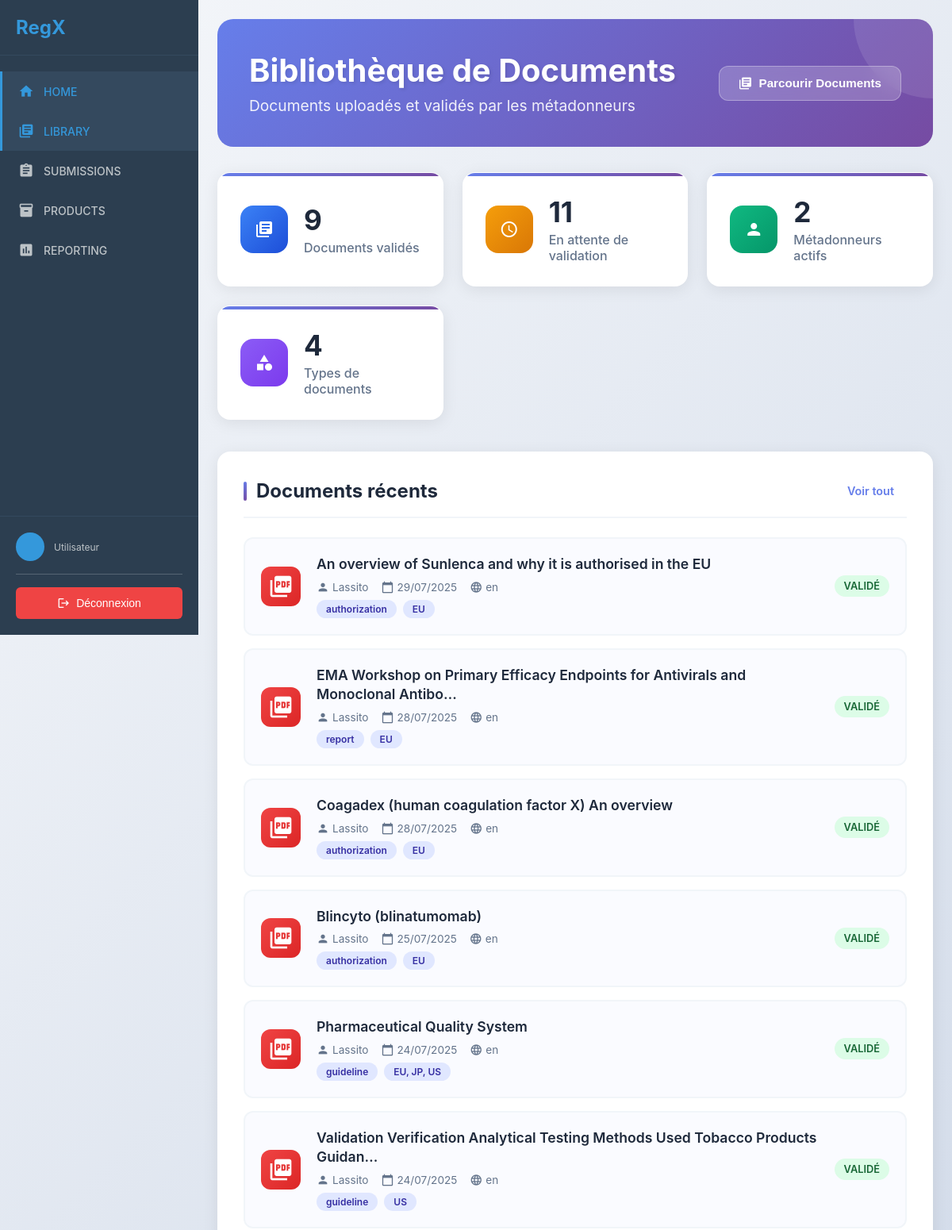
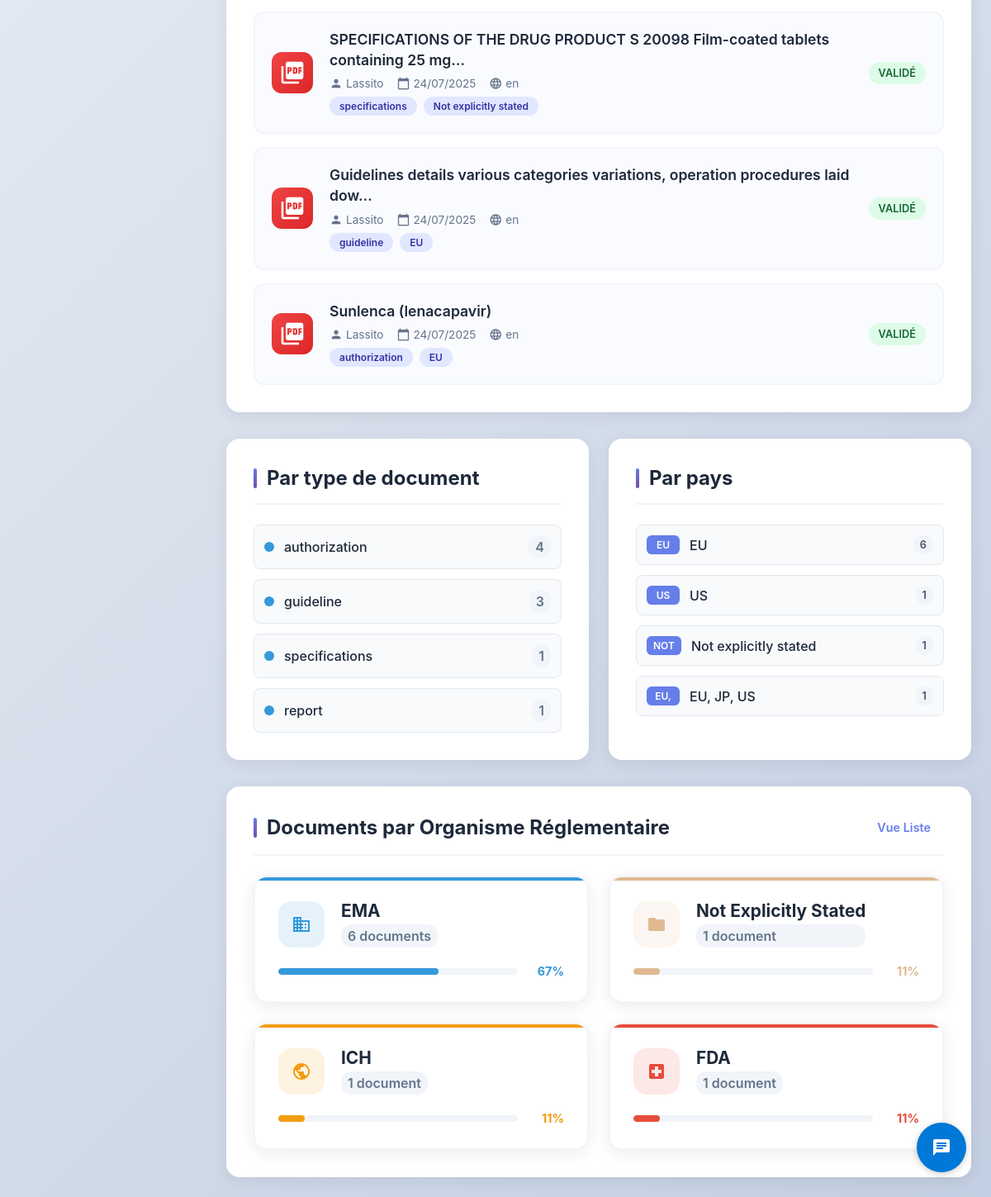
The app's page /client/library/ with its own data (2 pictures, top to bottom).
### rawdocs/models.py (models this page shows, shortened)
class RawDocument(models.Model):
    url = models.URLField(help_text="URL d'origine du PDF", blank=True)
    file = models.FileField(upload_to=pdf_upload_to, help_text="Fichier PDF téléchargé")
    created_at = models.DateTimeField(auto_now_add=True)
    owner = models.ForeignKey(
        settings.AUTH_USER_MODEL,
        on_delete=models.CASCADE,
        related_name='raw_documents',
        null=True, blank=True,
        help_text="Utilisateur qui a téléchargé ce document"
    )
    is_validated = models.BooleanField(default=False, help_text="Document validé par un métadonneur")
    validated_at = models.DateTimeField(null=True, blank=True)
    is_ready_for_expert = models.BooleanField(default=False, help_text="Document prêt pour révision expert")
    expert_ready_at = models.DateTimeField(null=True, blank=True,
                                           help_text="Date à laquelle le document est devenu prêt pour l'expert")
    total_pages = models.IntegerField(default=0, help_text="Nombre total de pages")
    pages_extracted = models.BooleanField(default=False, help_text="Pages extraites individuellement")
    title = models.TextField(blank=True, help_text="Titre du document")
    doc_type = models.CharField("Type", max_length=100, blank=True, help_text="Type du document (guide, rapport…)")
    publication_date = models.CharField(max_length=100, blank=True, help_text="Date de publication")
    version = models.CharField(max_length=50, blank=True, help_text="Version extraite")
    source = models.CharField(max_length=255, blank=True, help_text="Organisation émettrice (EMA, FDA…)")
    context = models.TextField(blank=True, help_text="Contexte extrait (2 phrases max)")
    country = models.CharField(max_length=100, blank=True, help_text="Pays détecté (GPE ou TLD)")
    language = models.CharField(max_length=10, blank=True, help_text="Langue détectée (fr, en…)")
    url_source = models.URLField(blank=True, help_text="URL d'origine pour référence")

### client/library/views.py (the view)
# urls.py: path('', views.library_dashboard, name='dashboard'),
def library_dashboard(request):
    total_documents = cache.get('total_documents')
    if total_documents is None:
        total_documents = RawDocument.objects.filter(is_validated=True).count()
        cache.set('total_documents', total_documents, 300)  # 5 minutes
    pending_validation = RawDocument.objects.filter(is_validated=False).count()
    total_metadonneurs = RawDocument.objects.values('owner').distinct().count()
    recent_documents = RawDocument.objects.filter(
        is_validated=True
    ).select_related('owner').order_by('-created_at')[:10]
    document_type_stats = cache.get('document_type_stats')
    if document_type_stats is None:
        document_type_stats = RawDocument.objects.filter(
            is_validated=True
        ).exclude(doc_type='').values('doc_type').annotate(
            count=Count('id')
        ).order_by('-count')[:5]
        cache.set('document_type_stats', document_type_stats, 300)
    country_stats = cache.get('country_stats')
    if country_stats is None:
        country_stats = RawDocument.objects.filter(
            is_validated=True
        ).exclude(country='').values('country').annotate(
            count=Count('id')
        ).order_by('-count')[:5]
        cache.set('country_stats', country_stats, 300)
    source_categories = cache.get('source_categories')
    if source_categories is None:
        source_stats = RawDocument.objects.filter(
            is_validated=True
        ).exclude(source='').values('source').annotate(
            count=Count('id')
        ).order_by('-count')
        categories = {}
        for stat in source_stats:
            source_raw = stat['source'] or ''
            source_upper = source_raw.upper()
            count = stat['count']
            matched_key = None
            for key, meta in KNOWN_SOURCES.items():
                if any(alias in source_upper for alias in meta['aliases']):
                    matched_key = key
                    break
            if matched_key:
                if matched_key not in categories:
                    categories[matched_key] = {
                        'name': KNOWN_SOURCES[matched_key]['name'],
                        'count': 0,
                        'color': KNOWN_SOURCES[matched_key]['color']
                    }
                categories[matched_key]['count'] += count
            else:
                custom_key = source_upper.strip().replace(' ', '_')[:32]
                if custom_key not in categories:
                    categories[custom_key] = {
                        'name': source_raw.strip().title() or 'Autre',
                        'count': 0,
                        'color': random_color(source_upper)
                    }
                categories[custom_key]['count'] += count
        source_categories = categories
        cache.set('source_categories', source_categories, 300)
    context = {
        'total_documents': total_documents,
        'pending_validation': pending_validation,
        'total_metadonneurs': total_metadonneurs,
        'recent_documents': recent_documents,
        'document_type_stats': document_type_stats,
        'country_stats': country_stats,
        'source_categories': source_categories,  # Catégories dynamiques
    }
    return render(request, 'client/library/dashboard.html', context)

### chatbot/templatetags/chatbot_tags.py (called while the page is built)
@register.simple_tag
def chatbot_widget():
    return render_to_string('chatbot/chatbot_widget.html')

### client/library/views.py (called while the page is built)
def random_color(name):
    h = int(hashlib.sha256(name.encode()).hexdigest(), 16)
    r = (h % 200) + 30
    g = ((h >> 8) % 200) + 30
    b = ((h >> 16) % 200) + 30
    return f'#{r:02x}{g:02x}{b:02x}'

### client/templatetags/document_filters.py (called while the page is built)
@register.filter
def document_title(document):
    if document.title and document.title.strip():
        return document.title.strip()
    if document.file:
        clean_name = clean_filename(document.file)
        if clean_name:
            return clean_name
    return "Document sans titre"

### templates/client/library/dashboard.html (shortened to what this page needs)
{% extends 'client/base.html' %}
{% load static %}
{% load document_filters %}
{% block extra_css %}
<link rel="stylesheet" href="{% static 'css/library.css' %}">
{% endblock %}
{% block content %}
<div class="library-dashboard">
    <div class="page-header">
        <div class="header-content">
            <div class="header-info">
                <h1>Bibliothèque de Documents</h1>
                <p>Documents uploadés et validés par les métadonneurs</p>
            </div>
            <div class="header-actions">
                <button class="btn btn-primary" onclick="location.href='{% url 'client:library:document_list' %}'">
                    <i class="material-icons">library_books</i>
                    Parcourir Documents
                </button>
            </div>
        </div>
    </div>
    <div class="stats-grid">
        <div class="stat-card">
            <div class="stat-icon blue">
                <i class="material-icons">library_books</i>
            </div>
            <div class="stat-content">
                <h3>{{ total_documents }}</h3>
                <p>Documents validés</p>
            </div>
        </div>
        <div class="stat-card">
            <div class="stat-icon orange">
                <i class="material-icons">schedule</i>
            </div>
            <div class="stat-content">
                <h3>{{ pending_validation }}</h3>
                <p>En attente de validation</p>
            </div>
        </div>
        <div class="stat-card">
            <div class="stat-icon green">
                <i class="material-icons">person</i>
            </div>
            <div class="stat-content">
                <h3>{{ total_metadonneurs }}</h3>
                <p>Métadonneurs actifs</p>
            </div>
        </div>
        <div class="stat-card">
            <div class="stat-icon purple">
                <i class="material-icons">category</i>
            </div>
            <div class="stat-content">
                <h3>{{ document_type_stats|length }}</h3>
                <p>Types de documents</p>
            </div>
        </div>
    </div>
    <div class="dashboard-content">
        <div class="dashboard-section">
            <div class="section-header">
                <h2>Documents récents</h2>
                <a href="{% url 'client:library:document_list' %}" class="view-all">Voir tout</a>
            </div>
            <div class="documents-list">
                {% for document in recent_documents %}
                <div class="document-card" onclick="location.href='{% url 'client:library:document_detail' document.pk %}'">
                    <div class="document-icon">
                        <i class="material-icons">picture_as_pdf</i>
                    </div>
                    <div class="document-content">
                        <h4>{{ document|document_title|truncatechars:80 }}</h4>
                        <div class="document-meta">
                            <span class="meta-item">
                                <i class="material-icons">person</i>
                                {{ document.owner.username|default:"Anonyme" }}
                            </span>
                            <span class="meta-item">
                                <i class="material-icons">calendar_today</i>
                                {{ document.created_at|date:"d/m/Y" }}
                            </span>
                            {% if document.language %}
                            <span class="meta-item">
                                <i class="material-icons">language</i>
                                {{ document.language }}
                            </span>
                            {% endif %}
                        </div>
                        {% if document.doc_type %}
                        <div class="document-tags">
                            <span class="tag">{{ document.doc_type }}</span>
                            {% if document.country %}
                            <span class="tag">{{ document.country }}</span>
                            {% endif %}
                        </div>
                        {% endif %}
                    </div>
                    <div class="document-actions">
                        <span class="status validated">Validé</span>
                    </div>
                </div>
                {% empty %}
                <div class="empty-state">
                    <i class="material-icons">library_books</i>
                    <h3>Aucun document disponible</h3>
                    <p>Les documents uploadés et validés par les métadonneurs apparaîtront ici.</p>
                </div>
                {% endfor %}
            </div>
        </div>
        <div class="dashboard-grid">
            <div class="dashboard-section">
                <div class="section-header">
                    <h2>Par type de document</h2>
                </div>
                <div class="category-stats">
                    {% for type_stat in document_type_stats %}
                    <div class="category-item" onclick="location.href='{% url 'client:library:documents_by_type' type_stat.doc_type %}'" style="cursor: pointer; transition: all 0.3s ease;">
                        <div class="category-color" style="background-color: #3498db;"></div>
                        <span class="category-name">{{ type_stat.doc_type }}</span>
                        <span class="category-count">{{ type_stat.count }}</span>
                    </div>
                    {% empty %}
                    <p class="no-data">Aucun type de document détecté</p>
                    {% endfor %}
                </div>
            </div>
            <div class="dashboard-section">
                <div class="section-header">
                    <h2>Par pays</h2>
                </div>
                <div class="authority-stats">
                    {% for country_stat in country_stats %}
                    <div class="authority-item" onclick="location.href='{% url 'client:library:documents_by_country' country_stat.country %}'" style="cursor: pointer; transition: all 0.3s ease;">
                        <span class="authority-code">{{ country_stat.country|slice:":3"|upper }}</span>
                        <span class="authority-name">{{ country_stat.country }}</span>
                        <span class="authority-count">{{ country_stat.count }}</span>
                    </div>
                    {% empty %}
                    <p class="no-data">Aucun pays détecté</p>
                    {% endfor %}
                </div>
            </div>
        </div>
        {% if source_categories %}
        <div class="dashboard-section">
            <div class="section-header">
                <h2>Documents par Organisme Réglementaire</h2>
                <div style="display: flex; gap: 8px;">
                    <a href="{% url 'client:library:document_list_horizontal' %}" class="view-all">Vue Liste</a>
                </div>
            </div>
            <div class="source-categories-grid">
                {% for key, category in source_categories.items %}
                <div class="source-category-card"
                     style="--category-color: {{ category.color }}; --category-color-light: {{ category.color }}20;"
                     onclick="location.href='{% url 'client:library:documents_by_category' key|lower %}'">
                    <div class="category-header">
                        <div class="category-icon">
                            <i class="material-icons">
                            </i>
                        </div>
                        <div class="category-info">
                            <h3>{{ category.name }}</h3>
                            <p class="category-count">{{ category.count }} document{{ category.count|pluralize }}</p>
                        </div>
                    </div>
                    <div class="category-progress">
                        <div class="progress-bar">
                            <div class="progress-fill" style="width: {% widthratio category.count total_documents 100 %}%;"></div>
                        </div>
                        <span class="progress-text">{% widthratio category.count total_documents 100 %}%</span>
                    </div>
                </div>
                {% endfor %}
            </div>
        </div>
        {% endif %}
    </div>
</div>
{% endblock %}

### static/css/main.css (style rules this page uses)
* { margin: 0; padding: 0; box-sizing: border-box; }
body { font-family: 'Inter', sans-serif; background-color: #f5f5f5; color: #333; }
.btn { padding: 10px 20px; border: none; border-radius: 6px; font-size: 14px; font-weight: 500; cursor: pointer; transition: all 0.3s ease; display: inline-flex; align-items: center; gap: 8px; text-decoration: none; }
.btn-primary { background-color: #3498db; color: white; }
.btn i { font-size: 18px; }

### records on screen
RawDocument: title "An overview of Sunlenca and why it is authorised in the EU", owner.username "Lassito", created_at "29/07/2025", language "en", doc_type "authorization", country "EU"
RawDocument: title "EMA Workshop on Primary Efficacy Endpoints for Antivirals and Monoclonal Antibo…", owner.username "Lassito", created_at "28/07/2025", language "en", doc_type "report", country "EU"
RawDocument: title "Coagadex (human coagulation factor X) An overview", owner.username "Lassito", created_at "28/07/2025", language "en", doc_type "authorization", country "EU"
RawDocument: title "Blincyto (blinatumomab)", owner.username "Lassito", created_at "25/07/2025", language "en", doc_type "authorization", country "EU"
RawDocument: title "Pharmaceutical Quality System", owner.username "Lassito", created_at "24/07/2025", language "en", doc_type "guideline", country "EU, JP, US"
RawDocument: title "Validation Verification Analytical Testing Methods Used Tobacco Products Guidan…", owner.username "Lassito", created_at "24/07/2025", language "en", doc_type "guideline", country "US"
RawDocument: title "SPECIFICATIONS OF THE DRUG PRODUCT S 20098 Film-coated tablets containing 25 mg…", owner.username "Lassito", created_at "24/07/2025", language "en", doc_type "specifications", country "Not explicitly stated"
RawDocument: title "Guidelines details various categories variations, operation procedures laid dow…", owner.username "Lassito", created_at "24/07/2025", language "en", doc_type "guideline", country "EU"
RawDocument: title "Sunlenca (lenacapavir)", owner.username "Lassito", created_at "24/07/2025", language "en", doc_type "authorization", country "EU"

### other values on screen
{{ total_documents }} "9"
{{ pending_validation }} "11"
{{ total_metadonneurs }} "2"
{{ document_type_stats|length }} "4"
{{ type_stat.doc_type }} "authorization" "guideline" "specifications" "report"
{{ type_stat.count }} "4" "3" "1" "1"
{{ country_stat.country|slice:":3"|upper }} "EU" "US" "NOT" "EU,"
{{ country_stat.country }} "EU" "US" "Not explicitly stated" "EU, JP, US"
{{ country_stat.count }} "6" "1" "1" "1"
{{ category.name }} "EMA" "Not Explicitly Stated" "ICH" "FDA"
{{ category.count }} "6" "1" "1" "1"
